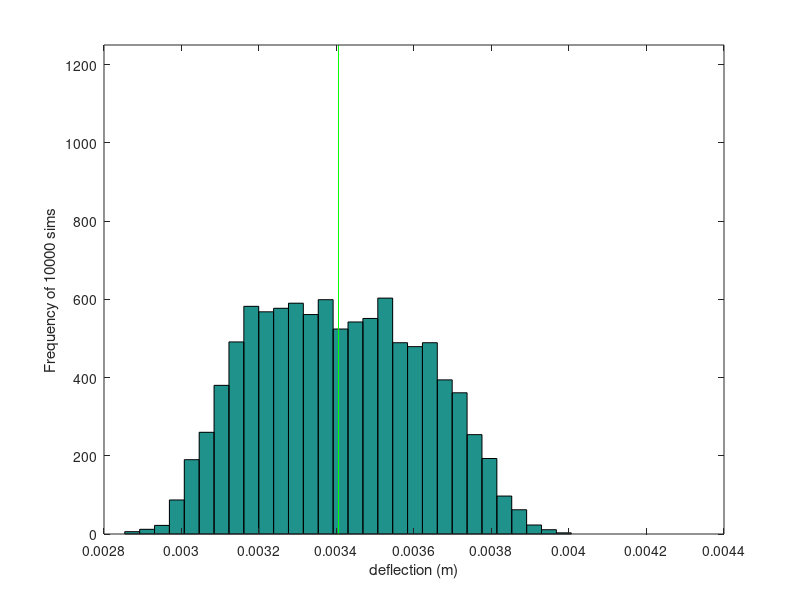
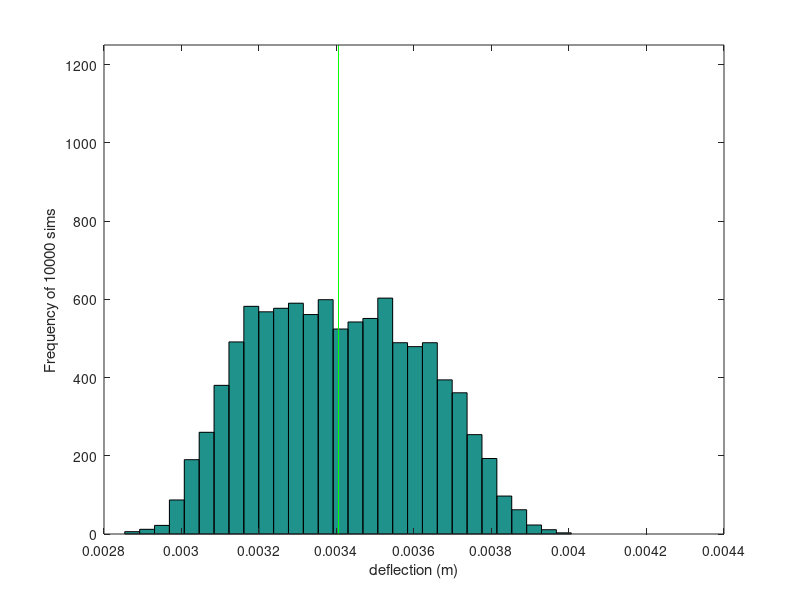

The MATLAB script that drew these images, in order:
%%%%%%%%%%%%%%%%%%%%%%%%%%%%%%%%%%%%%%%%%%%%%%%%%%%%%%%%%%%%%%%%%%%%%%%%%%%
% CODE CHALLENGE 3 - Monte Carlo Basics
%
% This script uses a Monte Carlo Simulation to examine how a rod set up
% as a cantilever beam with a point load acting at its end deflects as
% some of the inputs vary ramdomly. We then look at a histogram of
% deflection along with the statistics (max, min, mean, std)
% We can look at the variations individually to determine which varable
% affects deflection more or we can vary all together if we are only
% interested in how deflection behaves.
% 
% We will assume that beam has a circular cross-section and the deflection
% of the beam is within the elastic region.
%
% Please ZIP and upload your team's script(s) and figures to Canvas to 
% complete the challenge.
% 
% STUDENT TEAMMATES
% 1. Johnathan Tucker
% 2. Angel Hoffman
% 3. Seth Krein
% 4. Daniel Denton
%
% CHALLENGE AUTHORS
% Jelliffe Jackson, Allison Anderson, Torin Clark, John Jackson 
%%%%%%%%%%%%%%%%%%%%%%%%%%%%%%%%%%%%%%%%%%%%%%%%%%%%%%%%%%%%%%%%%%%%%%%%%%%

%% Housekeeping
clear;
close all;
clc;

%% Given - Define the length L, the diameter D, the force F and Youngs Modulus E
L = 0.1; %m
D = 0.01; %m
F = 1000; %N
E = 200e9; %Pa

% Set number of Monte Carlo simulations
Number = 10000;

% Set up the random varying parameters
% Simulate the uncertainty in the force applied, given its uncertainty. The
% device applying the force states its precision is +/25 N (standard
% deviation of a normally distribution)
SD_Force = 25;  %N, standard deviation of the force applied
% randn produces random numbers that are normally distributed with mean=0, SD=1
Force = F + SD_Force*randn(1,Number);
% Force(1:Number) = F;

%% (1) Diameter is measured to be 0.01 m (10mm), but our calipers only measure
% to nearest 1mm, so uncertainty in that measurement might be +/- 0.5mm (or
% 0.005m)

% What is deltaD?
deltaD = 0.0005; % m, +/- 0.5 mm of uncertainty

% How do you use rand() to produce a uniform sampling of diameter?
diameter = D + deltaD*(rand(1,Number)-0.5);   
radius = diameter./2;

%% (2) Moment of Inertia of Cylinder

% Cylinder 2nd inertia is pi*R^4/4 - write this expression below:
secondMomArea = pi*radius.^4 / 4;

% McMaster Carr cuts material perfectly, nothing to do here.
Length(1:Number) = L;   
% We pulled this from a material property datasheet, nothing to do here.
YoungsMod(1:Number) = E;

%% (3) Calculate the deflection
% deflection = PL^3/(3EI) -- remember the trick to multiply and divide arrays
% element-wise:
deflection = (Force.*Length.^3)./(3*YoungsMod.*secondMomArea);

%% Plot a histogram with the mean
fig = figure();
hist(deflection, 30);
xlabel('deflection (m)'); ylabel(['Frequency of ', num2str(Number), ' sims'])
hold on;
plot(mean(deflection)*[1 1], [0 Number/8], 'g'); ylim([0, Number/8])
savefig(fig, 'monte-carlo')
saveas(fig, 'monte-carlo.png')

%% (Extra) Change the STD of the force and check to see how it affects the
% results. Save to a new graph.

%% (Extra) What happens when if you sample the diameter using a normal
% distribution rather than a uniform distribution?
